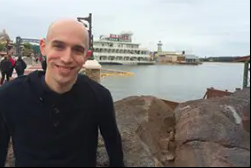
#> input picture OpenCvSmoothing_Blurring/adrian.png, 251 x 168 px
$ python blurring.py
#> lines starting #> are read from the running program, lines starting #| are printed output that depends on the picture
# import the necessary packages
import argparse
import cv2

# construct the argument parser and parse the arguments
ap = argparse.ArgumentParser()
ap.add_argument("-i", "--image", type=str, default="adrian.png",
                help="path to input image")
args = vars(ap.parse_args())

# load the image, display it to our screen, and initialize a list of
# kernel sizes (so we can evaluate the relationship between kernel
# size and amount of blurring)
image = cv2.imread(args["image"])
#> image is the input picture: shape (168, 251, 3); mean B, G, R 124.4, 126.2, 128.8
cv2.imshow("Original", image)
kernelSizes = [(3, 3), (9, 9), (15, 15)]

# loop over the kernel sizes
for (kX, kY) in kernelSizes:
    # apply an "average" blur to the image using the current kernel
    # size
    blurred = cv2.blur(image, (kX, kY))
    cv2.imshow("Average ({}, {})".format(kX, kY), blurred)
    cv2.waitKey(0)
#> this loop made 3 passes
#> pass 1, `blurred = cv2.blur(image, (kX, kY))`:
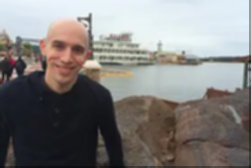
#> blurred: shape (168, 251, 3); mean B, G, R 124.7, 126.5, 129.1
#> pass 2, `blurred = cv2.blur(image, (kX, kY))`:
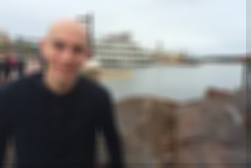
#> blurred: shape (168, 251, 3); mean B, G, R 124.7, 126.6, 129.2
#> pass 3, `blurred = cv2.blur(image, (kX, kY))`:
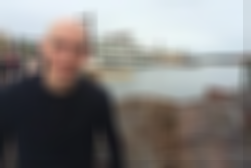
#> blurred: shape (168, 251, 3); mean B, G, R 124.8, 126.6, 129.2

# close all windows to cleanup the screen
cv2.destroyAllWindows()
cv2.imshow("Original", image)

# loop over the kernel sizes again
for (kX, kY) in kernelSizes:
    # apply a "Gaussian" blur to the image
    blurred = cv2.GaussianBlur(image, (kX, kY), 0)
    cv2.imshow("Gaussian ({}, {})".format(kX, kY), blurred)
    cv2.waitKey(0)
#> this loop made 3 passes
#> pass 2, `blurred = cv2.GaussianBlur(image, (kX, kY), 0)`:
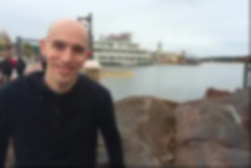
#> blurred: shape (168, 251, 3); mean B, G, R 124.7, 126.6, 129.2

# close all windows to cleanup the screen
cv2.destroyAllWindows()
cv2.imshow("Original", image)

# loop over the kernel sizes a final time
for k in (3, 9, 15):
    # apply a "median" blur to the image
    blurred = cv2.medianBlur(image, k)
    cv2.imshow("Median {}".format(k), blurred)
    cv2.waitKey(0)
#> this loop made 3 passes
#> pass 1, `blurred = cv2.medianBlur(image, k)`:
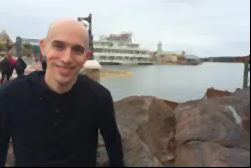
#> blurred: shape (168, 251, 3); mean B, G, R 124.3, 126.2, 128.8
#> pass 2, `blurred = cv2.medianBlur(image, k)`:
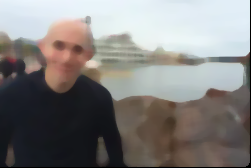
#> blurred: shape (168, 251, 3); mean B, G, R 124.4, 126.3, 128.8
#> pass 3, `blurred = cv2.medianBlur(image, k)`:
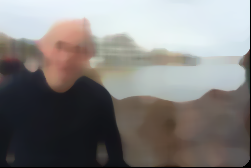
#> blurred: shape (168, 251, 3); mean B, G, R 124.8, 126.6, 129.2
